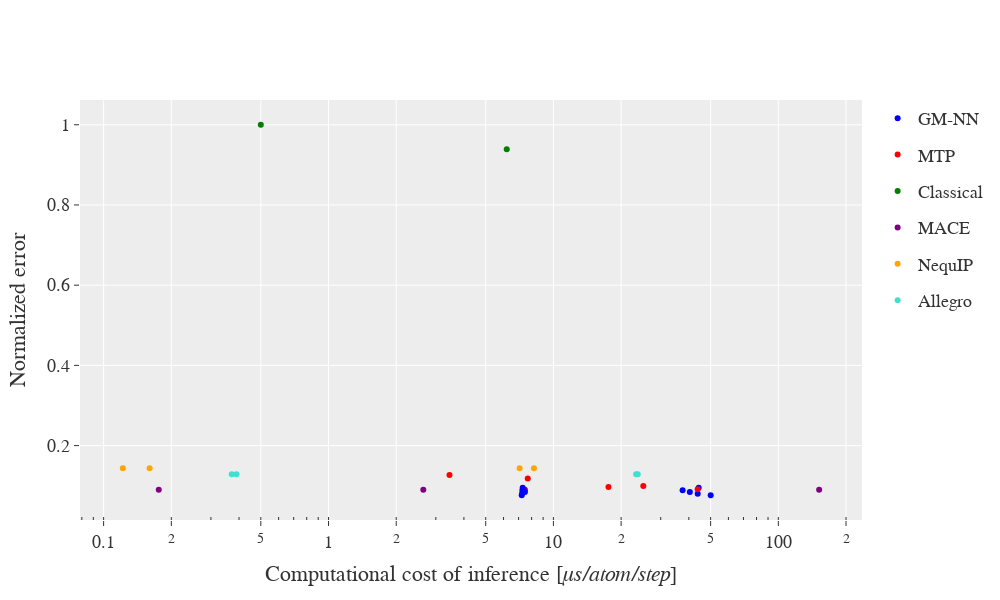

The code cell stored with this chart in its notebook:
### Code cell
import plotly.graph_objects as go
#from colorhash import ColorHash

fig = go.Figure(data=[])

i=0 # index for trace
traces=[] 
for engine in df['Engine'].unique():
    for suite in df['MD Suite'].unique():
        for kind in df['Type'].unique():
            subset=df.query('Type==@kind & Engine==@engine & `MD Suite`==@suite')
            if len(subset)>=1:
                i+=1
                fig.add_trace(go.Scatter(
                    x=subset['Cost'],
                    y=subset['Normalized error'],
                    mode='markers',
                    name=kind,
                    text=subset['Model']+'<br>'+'Engine: '+subset['MD Suite']+'-'+subset['Engine'],
                    #textposition="center bottom",
                    hovertemplate="%{text}"+"<br>Computational cost: %{x} μs"+"<br>Normalized error: %{y}",
                    legendgroup=kind,
                    marker={'color':subset['Colour']},
                    #legendgrouptitle=kind,
                    #yaxis=subset['y axes'].unique()[0],
                ))
                trace={
                    'Trace': i,
                    'Type': kind,
                    'Engine': engine,
                    'MD Suite': suite,
                }
                traces.append(trace)

traces=pd.DataFrame(traces) # convert list of dictionaries to DataFrame

# Add annotation
fig.update_xaxes(title_text='Computational cost of inference [<i>μs/atom/step</i>]',type="log",minor_ticks='inside')
fig.update_layout(yaxis={'title':'Normalized error'},
                font_family="Serif",font_size=18,
                template='ggplot2',
                width=1000,
                height=600) #,'position':0

names=set()
fig.for_each_trace(
    lambda trace:
        trace.update(showlegend=False)
        if (trace.name in names) else names.add(trace.name))

### Figure 1 — Plotly figure (JSON) as saved in the notebook; plotly's stock layout.template omitted (floating-point values rounded to 4 significant figures)
{"data": [{"hovertemplate": "%{text}<br>Computational cost: %{x} μs<br>Normalized error: %{y}", "legendgroup": "GM-NN", "marker": {"color": ["blue", "blue", "blue", "blue", "blue"]}, "mode": "markers", "name": "GM-NN", "text": ["593-512-512-1<br>Engine: LAMMPS-CPU", "593-128-128-1<br>Engine: LAMMPS-CPU", "593-32-32-1<br>Engine: LAMMPS-CPU", "360-512-512-1<br>Engine: LAMMPS-CPU", "910-512-512-1<br>Engine: LAMMPS-CPU"], "type": "scatter", "x": [43.81, 40.42, 37.54, 44.25, 50.04], "y": [0.07977, 0.0845, 0.08864, 0.09512, 0.07621]}, {"hovertemplate": "%{text}<br>Computational cost: %{x} μs<br>Normalized error: %{y}", "legendgroup": "MTP", "marker": {"color": ["red", "red", "red", "red", "red"]}, "mode": "markers", "name": "MTP", "text": ["lev16<br>Engine: LAMMPS-CPU", "lev20<br>Engine: LAMMPS-CPU", "lev24<br>Engine: LAMMPS-CPU", "lev26<br>Engine: LAMMPS-CPU", "lev28<br>Engine: LAMMPS-CPU"], "type": "scatter", "x": [3.45, 7.69, 17.57, 25.1, 43.78], "y": [0.127, 0.1182, 0.09703, 0.09907, 0.09132]}, {"hovertemplate": "%{text}<br>Computational cost: %{x} μs<br>Normalized error: %{y}", "legendgroup": "Classical", "marker": {"color": ["green", "green"]}, "mode": "markers", "name": "Classical", "text": [" EAM<br>Engine: LAMMPS-CPU", " MEAM<br>Engine: LAMMPS-CPU"], "type": "scatter", "x": [0.5, 6.2], "y": [1, 0.939]}, {"hovertemplate": "%{text}<br>Computational cost: %{x} μs<br>Normalized error: %{y}", "legendgroup": "MACE", "marker": {"color": ["purple"]}, "mode": "markers", "name": "MACE", "text": ["Standard<br>Engine: LAMMPS-CPU"], "type": "scatter", "x": [151.9], "y": [0.08998]}, {"hovertemplate": "%{text}<br>Computational cost: %{x} μs<br>Normalized error: %{y}", "legendgroup": "NequIP", "marker": {"color": ["orange"]}, "mode": "markers", "name": "NequIP", "text": ["Standard<br>Engine: LAMMPS-CPU"], "type": "scatter", "x": [7.077], "y": [0.1434]}, {"hovertemplate": "%{text}<br>Computational cost: %{x} μs<br>Normalized error: %{y}", "legendgroup": "Allegro", "marker": {"color": ["turquoise"]}, "mode": "markers", "name": "Allegro", "text": ["Standard<br>Engine: LAMMPS-CPU"], "type": "scatter", "x": [23.32], "y": [0.1285]}, {"hovertemplate": "%{text}<br>Computational cost: %{x} μs<br>Normalized error: %{y}", "legendgroup": "MACE", "marker": {"color": ["purple"]}, "mode": "markers", "name": "MACE", "showlegend": false, "text": ["Standard<br>Engine: ASE-CPU"], "type": "scatter", "x": [7.465], "y": [0.08998]}, {"hovertemplate": "%{text}<br>Computational cost: %{x} μs<br>Normalized error: %{y}", "legendgroup": "NequIP", "marker": {"color": ["orange"]}, "mode": "markers", "name": "NequIP", "showlegend": false, "text": ["Standard<br>Engine: ASE-CPU"], "type": "scatter", "x": [8.191], "y": [0.1434]}, {"hovertemplate": "%{text}<br>Computational cost: %{x} μs<br>Normalized error: %{y}", "legendgroup": "Allegro", "marker": {"color": ["turquoise"]}, "mode": "markers", "name": "Allegro", "showlegend": false, "text": ["Standard<br>Engine: ASE-CPU"], "type": "scatter", "x": [23.71], "y": [0.1285]}, {"hovertemplate": "%{text}<br>Computational cost: %{x} μs<br>Normalized error: %{y}", "legendgroup": "GM-NN", "marker": {"color": ["blue", "blue", "blue", "blue", "blue"]}, "mode": "markers", "name": "GM-NN", "showlegend": false, "text": ["593-512-512-1<br>Engine: LAMMPS-GPU", "593-128-128-1<br>Engine: LAMMPS-GPU", "593-32-32-1<br>Engine: LAMMPS-GPU", "360-512-512-1<br>Engine: LAMMPS-GPU", "910-512-512-1<br>Engine: LAMMPS-GPU"], "type": "scatter", "x": [7.25, 7.47, 7.28, 7.3, 7.23], "y": [0.07977, 0.0845, 0.08864, 0.09512, 0.07621]}, {"hovertemplate": "%{text}<br>Computational cost: %{x} μs<br>Normalized error: %{y}", "legendgroup": "MACE", "marker": {"color": ["purple"]}, "mode": "markers", "name": "MACE", "showlegend": false, "text": ["Standard<br>Engine: LAMMPS-GPU"], "type": "scatter", "x": [2.639], "y": [0.08998]}, {"hovertemplate": "%{text}<br>Computational cost: %{x} μs<br>Normalized error: %{y}", "legendgroup": "NequIP", "marker": {"color": ["orange"]}, "mode": "markers", "name": "NequIP", "showlegend": false, "text": ["Standard<br>Engine: LAMMPS-GPU"], "type": "scatter", "x": [0.1218], "y": [0.1434]}, {"hovertemplate": "%{text}<br>Computational cost: %{x} μs<br>Normalized error: %{y}", "legendgroup": "Allegro", "marker": {"color": ["turquoise"]}, "mode": "markers", "name": "Allegro", "showlegend": false, "text": ["Standard<br>Engine: LAMMPS-GPU"], "type": "scatter", "x": [0.3713], "y": [0.1285]}, {"hovertemplate": "%{text}<br>Computational cost: %{x} μs<br>Normalized error: %{y}", "legendgroup": "MACE", "marker": {"color": ["purple"]}, "mode": "markers", "name": "MACE", "showlegend": false, "text": ["Standard<br>Engine: ASE-GPU"], "type": "scatter", "x": [0.1759], "y": [0.08998]}, {"hovertemplate": "%{text}<br>Computational cost: %{x} μs<br>Normalized error: %{y}", "legendgroup": "NequIP", "marker": {"color": ["orange"]}, "mode": "markers", "name": "NequIP", "showlegend": false, "text": ["Standard<br>Engine: ASE-GPU"], "type": "scatter", "x": [0.1602], "y": [0.1434]}, {"hovertemplate": "%{text}<br>Computational cost: %{x} μs<br>Normalized error: %{y}", "legendgroup": "Allegro", "marker": {"color": ["turquoise"]}, "mode": "markers", "name": "Allegro", "showlegend": false, "text": ["Standard<br>Engine: ASE-GPU"], "type": "scatter", "x": [0.3896], "y": [0.1285]}], "layout": {"font": {"family": "Serif", "size": 18}, "height": 600, "width": 1000, "xaxis": {"minor": {"ticks": "inside"}, "title": {"text": "Computational cost of inference [<i>μs/atom/step</i>]"}, "type": "log"}, "yaxis": {"title": {"text": "Normalized error"}}}}
